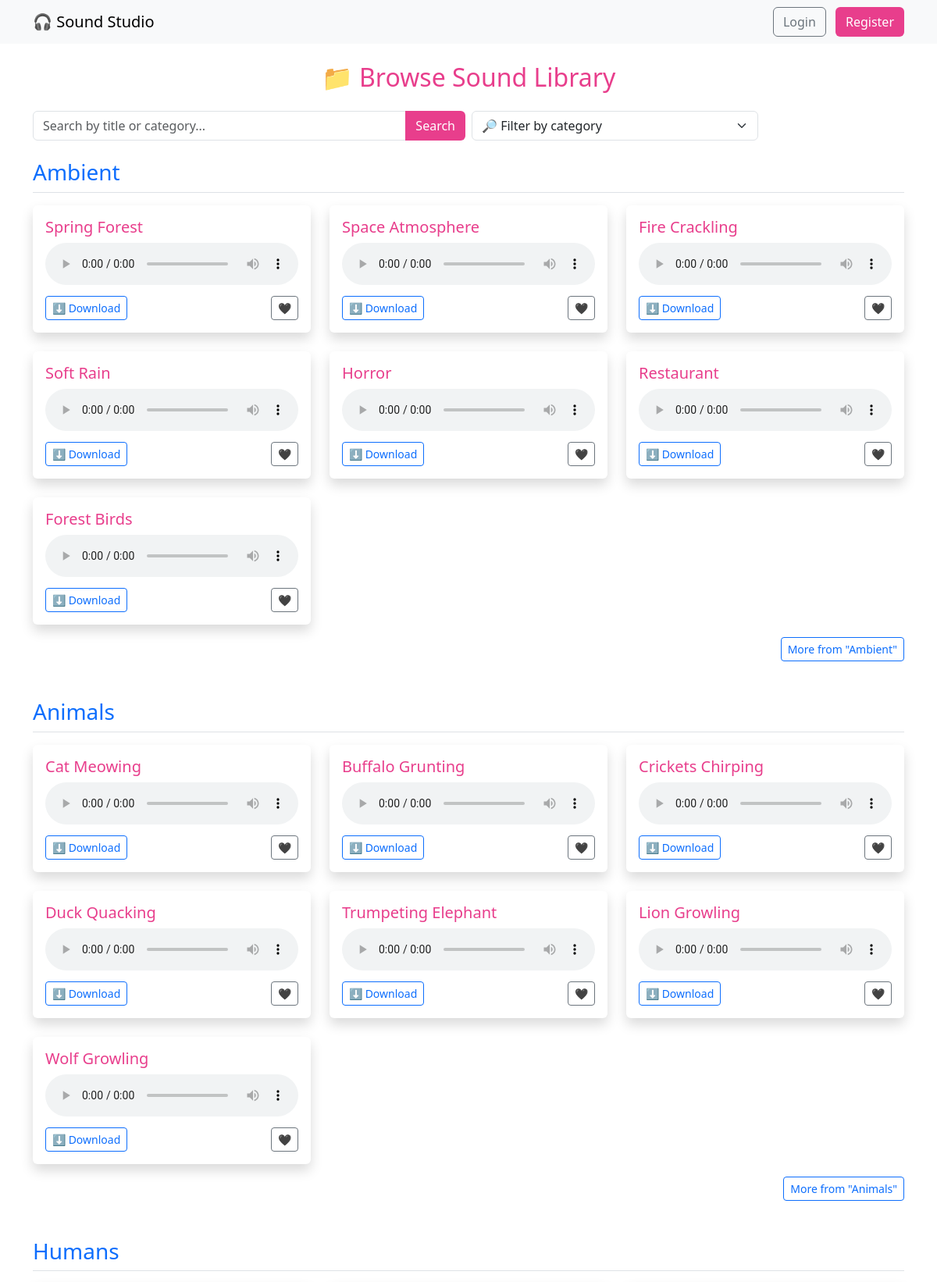
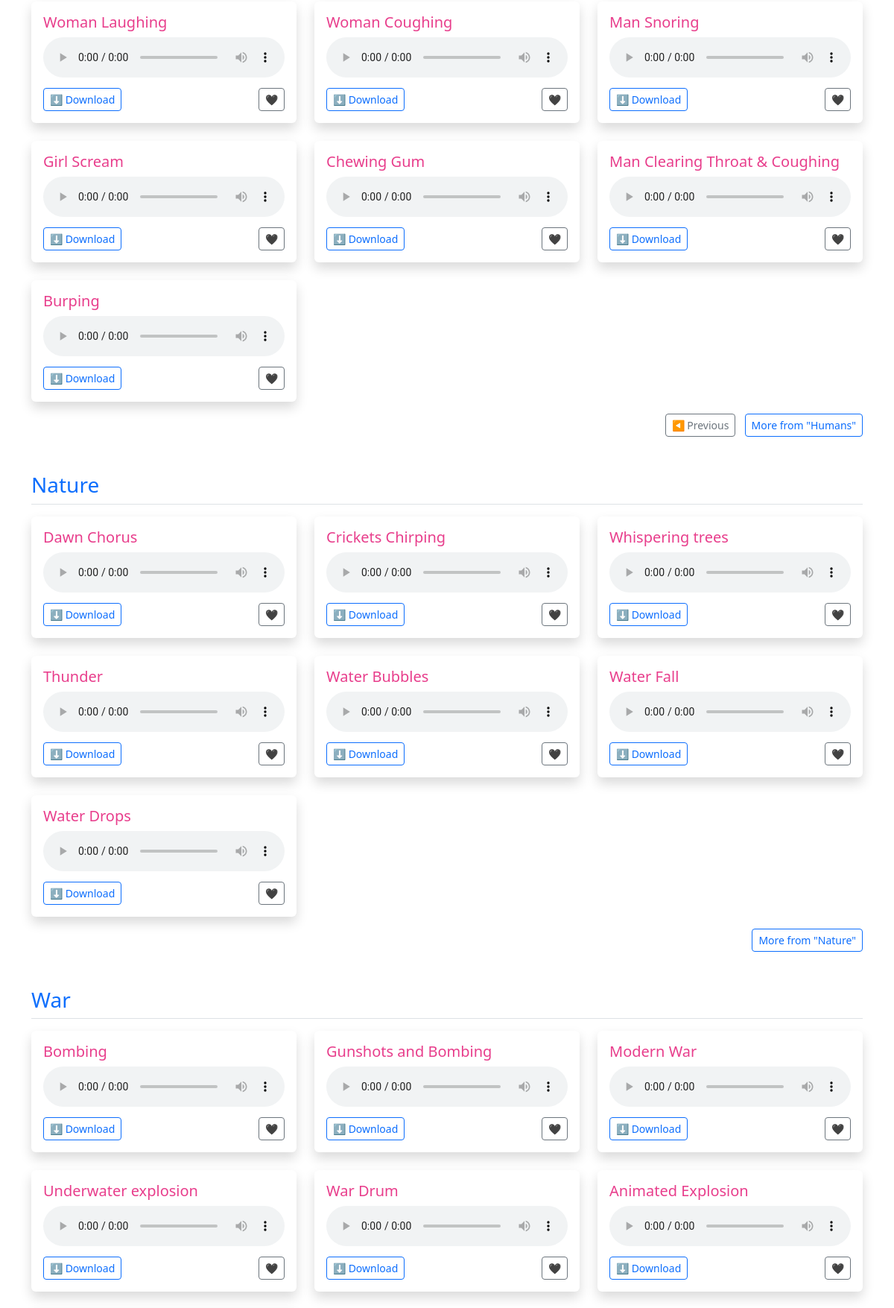
The page /browse?Humans_page=2 (upper part) on the database its author committed (2 pictures, top to bottom).
### sound_bank/app.py (models this page shows)
class Sound(db.Model):
    id = db.Column(db.Integer, primary_key=True)
    title = db.Column(db.String(100))
    category = db.Column(db.String(50))
    filename = db.Column(db.String(200))
    user_id = db.Column(db.Integer, db.ForeignKey('user.id'))
    uploader = db.relationship('User', backref='sounds')

### sound_bank/app.py (the view, shortened to what this page needs)
@app.route('/browse')
def browse():
    query = request.args.get('q', '').strip()
    selected_category = request.args.get('category', '').strip()
    per_page = 7  # ✅ Show 7 sounds per title
    sounds_query = Sound.query
    if selected_category:
        sounds_query = sounds_query.filter(Sound.category == selected_category)
    all_sounds = sounds_query.order_by(Sound.title.asc()).all()
    grouped_sounds = defaultdict(list)
    for sound in all_sounds:
        grouped_sounds[sound.title].append(sound)
    paginated_sounds = {}
    for title, sounds_list in grouped_sounds.items():
        page_param = f"{title}_page"
        page = request.args.get(page_param, 1, type=int)
        start = (page - 1) * per_page
        end = start + per_page
        paginated_items = sounds_list[start:end]
        has_next = end < len(sounds_list)
        paginated_sounds[title] = {
            'items': paginated_items,
            'current_page': page,
            'has_next': has_next,
            'page_param': page_param
        }
    categories = [c[0] for c in db.session.query(Sound.category).distinct().order_by(Sound.category).all()]
    user = current_user()
    user_favorite_ids = [fav.sound_id for fav in user.favorites] if user else []
    return render_template(
        'browse.html',
        paginated_sounds=paginated_sounds,
        categories=categories,
        selected_category=selected_category,
        user=user,
        user_favorite_ids=user_favorite_ids
    )

### sound_bank/app.py (called while the page is built)
def current_user():
    if 'user_id' in session:
        return User.query.get(session['user_id'])
    return None

@app.template_filter('update_query_params')
def update_query_params(url, param, value):
    parsed = urlparse(url)
    query = parse_qs(parsed.query)
    query[param] = [str(value)]
    new_query = urlencode(query, doseq=True)
    return urlunparse(parsed._replace(query=new_query))

@app.before_request
def make_session_permanent():
    session.permanent = True

### sound_bank/templates/browse.html (shortened to what this page needs)
{% extends 'base.html' %}
{% block content %}
<h2 class="text-center text-pink mb-4">📁 Browse Sound Library</h2>
<form method="get" action="{{ url_for('browse') }}" class="mb-4">
  <div class="row g-2">
    <div class="col-md-6">
      <div class="input-group">
        <input type="text" class="form-control" name="q" placeholder="Search by title or category..." value="{{ request.args.get('q', '') }}">
        <button class="btn btn-pink" type="submit">Search</button>
      </div>
    </div>
    <div class="col-md-4">
      <select class="form-select" name="category" onchange="this.form.submit()">
        <option value="">🔎 Filter by category</option>
      </select>
    </div>
  </div>
</form>
{% if paginated_sounds %}
  {% for title, group in paginated_sounds.items() %}
    <div class="mb-5">
      <h3 class="text-primary border-bottom pb-2 mb-3">{{ title }}</h3>
      <div class="row row-cols-1 row-cols-md-3 g-4">
        {% for sound in group['items'] %}
          <div class="col">
            <div class="card shadow border-0 h-100">
              <div class="card-body">
                <h5 class="card-title text-pink">{{ sound.category }}</h5>
                <audio controls class="w-100 mb-2">
                  <source src="{{ url_for('static', filename='sounds/' ~ sound.filename) }}" type="audio/mpeg">
                </audio>
                <div class="d-flex justify-content-between align-items-center">
                  <a href="{{ url_for('download', filename=sound.filename) }}" class="btn btn-sm btn-outline-primary">⬇️ Download</a>
                  {% if user %}
                    {% if sound.id in user_favorite_ids %}
                      <a href="{{ url_for('unfavorite', sound_id=sound.id) }}" class="btn btn-sm btn-outline-danger">💔</a>
                    {% else %}
                      <a href="{{ url_for('favorite', sound_id=sound.id) }}" class="btn btn-sm btn-outline-success">❤️</a>
                    {% endif %}
                  {% else %}
                    <a href="{{ url_for('login') }}" class="btn btn-sm btn-outline-secondary">🖤</a>
                  {% endif %}
                </div>
              </div>
            </div>
          </div>
        {% endfor %}
      </div>
      {% if group['has_next'] or group['current_page'] > 1 %}
        <div class="text-end mt-3">
          {% set page_param = (title ~ '_page') | urlencode %}
          {% if group['current_page'] > 1 %}
            <a class="btn btn-outline-secondary btn-sm me-2"
               href="{{ request.url | update_query_params(page_param, group['current_page'] - 1) }}">
              ◀️ Previous
            </a>
          {% endif %}
          {% if group['has_next'] %}
            <a class="btn btn-outline-primary btn-sm"
               href="{{ request.url | update_query_params(page_param, group['current_page'] + 1) }}">
              More from "{{ title }}"
            </a>
          {% endif %}
        </div>
      {% endif %}
    </div>
  {% endfor %}
{% else %}
  <p class="text-center text-muted">No sounds found.</p>
{% endif %}
{% endblock %}

### sound_bank/templates/base.html (style rules this page uses)
.text-pink { color: #e83e8c; }
.btn-pink { background-color: #e83e8c; color: white; }

### rows shown on the page
Sound: title "Ambient", category "Spring Forest"
Sound: category "Space Atmosphere"
Sound: category "Fire Crackling"
Sound: category "Soft Rain"
Sound: category "Horror"
Sound: category "Restaurant"
Sound: category "Forest Birds"
Sound: title "Animals", category "Cat Meowing"
Sound: category "Buffalo Grunting"
Sound: category "Crickets Chirping"
Sound: category "Duck Quacking"
Sound: category "Trumpeting Elephant"
Sound: category "Lion Growling"
Sound: category "Wolf Growling"
Sound: title "Humans"
Sound: category "Woman Laughing"
Sound: category "Woman Coughing"
Sound: category "Man Snoring"
Sound: category "Girl Scream"
Sound: category "Chewing Gum"
Sound: category "Man Clearing Throat & Coughing"
Sound: category "Burping"
Sound: title "Nature", category "Dawn Chorus"
Sound: category "Crickets Chirping"
Sound: category "Whispering trees"
Sound: category "Thunder"
Sound: category "Water Bubbles"
Sound: category "Water Fall"
Sound: category "Water Drops"
Sound: title "War", category "Bombing"
Sound: category "Gunshots and Bombing"
Sound: category "Modern War"
Sound: category "Underwater explosion"
Sound: category "War Drum"
Sound: category "Animated Explosion"
